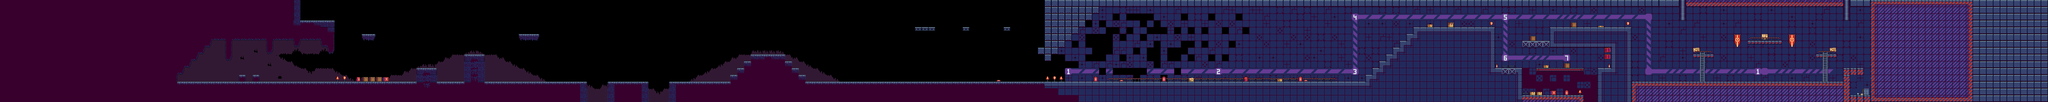

The image is a tile-based game level rendered from a .tmx file. Its description and source (layers, tilesets, objects; grid data summarised) follow:
An orthogonal 300x15 tile map with 32x32 px tiles, 6 tile layers (Background, background 2, numbers, FloorCollisions, ...), 3 tilesets.

<map version="1.10" tiledversion="1.10.1" orientation="orthogonal" renderorder="right-down" width="300" height="15" tilewidth="32" tileheight="32" infinite="0" nextlayerid="8" nextobjectid="1">
 <editorsettings>
  <export target="../../map.js" format="js" />
 </editorsettings>
 <tileset firstgid="1" source="Objects.tsx" />
 <tileset firstgid="50" source="Tiles.tsx" />
 <tileset firstgid="146" source="Tiles_base.tsx" />
 <layer id="2" name="Background" width="300" height="15">
  <data>[4500 cells, 2145 non-empty, 28 distinct tile ids]</data>
 </layer>
 <layer id="7" name="background 2" width="300" height="15">
  <data>[4500 cells, 1 non-empty, 1 distinct tile ids]</data>
 </layer>
 <layer id="3" name="numbers" width="300" height="15">
  <data>[4500 cells, 11 non-empty, 10 distinct tile ids]</data>
 </layer>
 <layer id="4" name="FloorCollisions" width="300" height="15">
  <data>[4500 cells, 2060 non-empty, 58 distinct tile ids]</data>
 </layer>
 <layer id="5" name="DecorationObjects" width="300" height="15">
  <data>[4500 cells, 76 non-empty, 23 distinct tile ids]</data>
 </layer>
 <layer id="6" name="DecorationObjectsLayer2" width="300" height="15">
  <data>[4500 cells, 51 non-empty, 19 distinct tile ids]</data>
 </layer>
</map>